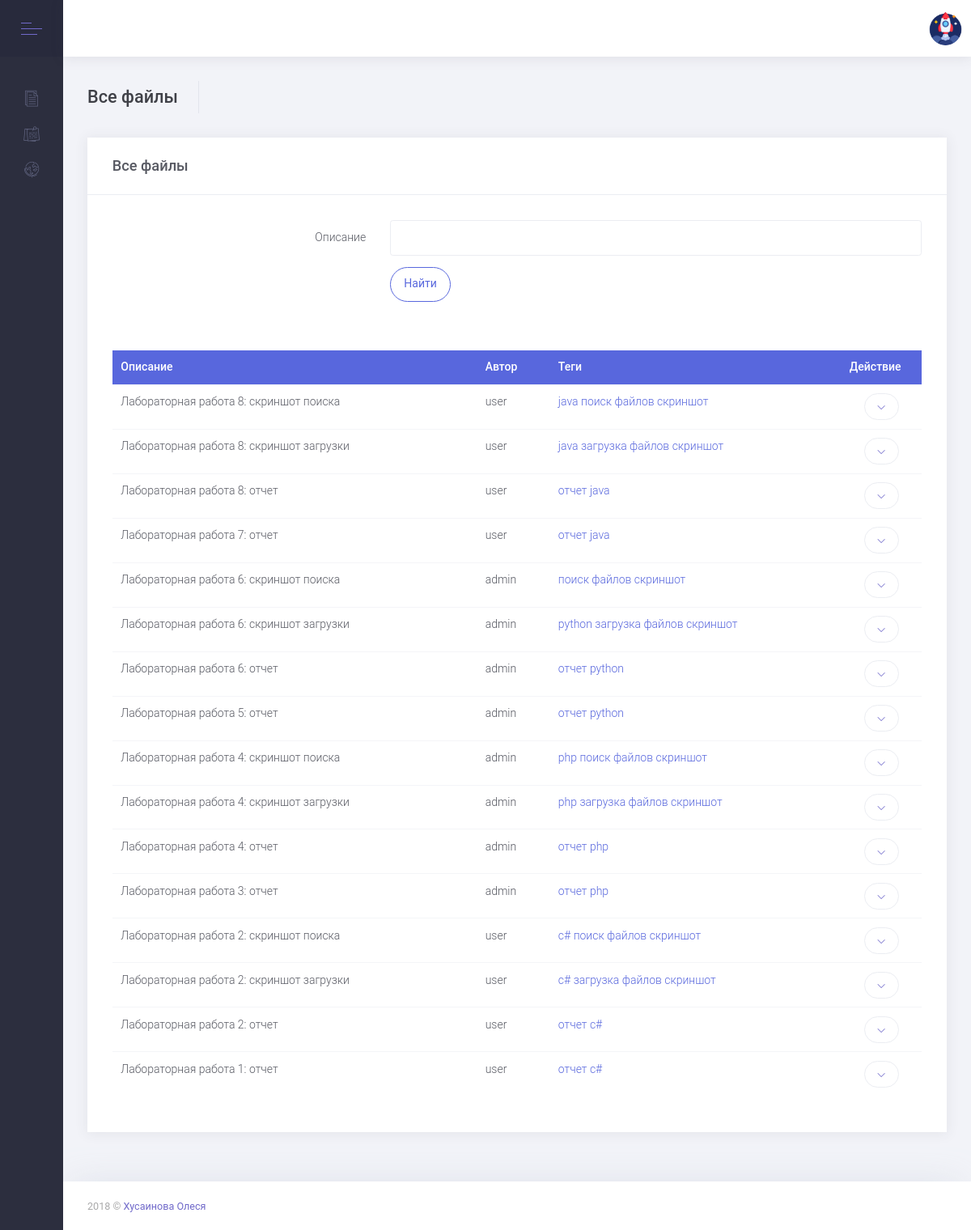
The page / on the database its author committed.
### uploader/models.py (models this page shows, shortened)
class Post(models.Model):
    author = models.ForeignKey(
        'auth.User',
        on_delete=models.CASCADE
    )
    title = models.CharField(
        max_length=255
    )
    created_at = models.DateTimeField(
        auto_now_add=True,
        verbose_name='Время создания'
    )
    tags = models.ManyToManyField(Tag, blank=True)
    upload = models.FileField(
        upload_to='files/%Y/%m/%d',
        blank=True,
        null=True)

class Tag(models.Model):
    name = models.CharField(
        max_length=20
    )
    def __str__(self):
        return self.name

### uploader/views.py (the view)
# urls.py: path('', views.PostList.as_view(), name='post_list'),
class PostList(generic.ListView):
    model = Post
    template_name = 'post/post_list.html'
    context_object_name = 'posts'
    def get_queryset(self):
        query = self.request.GET.get('q')
        if query:
            return Post.objects.filter(title__icontains=query).order_by("-created_at")
        else:
            return Post.objects.all().order_by("-created_at")

### uploader/templates/post/post_list.html (shortened to what this page needs)
{% extends 'uploader/base.html' %}
{% block content %}
    <div class="m-subheader">
        <div class="d-flex align-items-center">
            <div class="mr-auto">
                <h3 class="m-subheader__title m-subheader__title--separator">Все файлы</h3>
            </div>
        </div>
    </div>
    <div class="m-content">
        <div class="m-portlet">
            <div class="m-portlet__head">
                <div class="m-portlet__head-caption">
                    <div class="m-portlet__head-title">
                        <h3 class="m-portlet__head-text">
                            Все файлы
                        </h3>
                    </div>
                </div>
            </div>
            <form method="GET" action="">
                <div class="m-portlet__body">
                    <div class="m-section">
                        <div class="m-section__content">
                            <div class="form-group row">
                                <label class="col-lg-4 col-form-label align-right">Описание</label>
                                <div class="col-lg-8">
                                    <input name="q" type="text" class="form-control m-input" />
                                </div>
                            </div>
                            <div class="form-group row m--margin-bottom-60">
                                <label class="col-lg-4 col-form-label"></label>
                                <div class="col-lg-8">
                                    <input type="submit" class="btn m-btn--pill btn-outline-primary" value="Найти"/>
                                </div>
                            </div>
                            <table class="table m-table m-table--head-bg-primary table-responsive-sm table-responsive-lg">
                                <thead>
                                    <tr>
                                        <th>Описание</th>
                                        <th>Автор</th>
                                        <th>Теги</th>
                                        <th width="100px">Действие</th>
                                    </tr>
                                </thead>
                                <tbody>
                                {% for post in posts %}
                                    <tr>
                                        <td>{{ post.title }}</td>
                                        <td>{{ post.author }}</td>
                                        <td>{% include "uploader/tag.html" with tags=post.tags.all %}
                                        <td class="align-center">
                                            <li class="m-portlet__nav-item m-dropdown m-dropdown--inline m-dropdown--arrow m-dropdown--align-right m-dropdown--align-push" m-dropdown-toggle="hover" aria-expanded="true">
                                                <a href="#" class="m-portlet__nav-link m-dropdown__toggle dropdown-toggle btn btn-sm m-btn--pill btn-secondary m-btn m-btn--label-brand"></a>
                                            </li>
                                        </td>
                                    </tr>
                                {% empty %}
                                    <tr>
                                        <td class="align-center m--padding-top-15" colspan="4">Файлы отсутствуют
                                            <i class="fa fa-frown"></i>
                                        </td>
                                    </tr>
                                {% endfor %}
                                </tbody>
                            </table>
                        </div>
                    </div>
                </div>
            </form>
        </div>
    </div>
{% endblock %}

### uploader/templates/uploader/base.html (shortened to what this page needs)
{% load staticfiles %}
<!DOCTYPE html>
<html lang="en" >
    <head>
        <link href="{% static 'assets/vendors/base/vendors.bundle.css' %}"
              rel="stylesheet"
              type="text/css" />
        <link href="{% static 'assets/demo/default/base/style.bundle.css' %}"
              rel="stylesheet"
              type="text/css" />
        <link href="{% static 'assets/vendors/custom/fullcalendar/fullcalendar.bundle.css' %}"
              rel="stylesheet"
              type="text/css" />
        <link href="https://use.fontawesome.com/releases/v5.5.0/css/all.css" rel="stylesheet">
        <link href="{% static 'style.css' %}"
              rel="stylesheet"
              type="text/css" />
    </head>
    <body class="m-page--fluid m--skin- m-content--skin-light2 m-header--fixed m-header--fixed-mobile m-aside-left--enabled m-aside-left--skin-dark m-aside-left--fixed m-aside-left--offcanvas m-aside-left--minimize m-brand--minimize m-footer--push m-aside--offcanvas-default"  >
    <div class="m-grid m-grid--hor m-grid--root m-page">
        <header id="m_header" class="m-grid__item    m-header "  m-minimize-offset="200" m-minimize-mobile-offset="200" >
            <div class="m-container m-container--fluid m-container--full-height">
                <div class="m-stack m-stack--ver m-stack--desktop">
                    <div class="m-stack__item m-brand  m-brand--skin-dark ">
                        <div class="m-stack m-stack--ver m-stack--general">
                            <div class="m-stack__item m-stack__item--middle m-brand__tools">
                                <a class="m-brand__icon m-brand__toggler m-brand__toggler--left m--visible-desktop-inline-block m-brand__toggler--active" href="javascript:;" id="m_aside_left_minimize_toggle"><span></span></a>
                            </div>
                        </div>
                    </div>
                    <div class="m-stack__item m-stack__item--fluid m-header-head" id="m_header_nav">
                        <div class="m-topbar m-stack m-stack--ver m-stack--general m-stack--fluid" id="m_header_topbar">
                            <div id="m_header_topbar" class="m-topbar  m-stack m-stack--ver m-stack--general m-stack--fluid">
                                <div class="m-stack__item m-topbar__nav-wrapper">
                                    <ul class="m-topbar__nav m-nav m-nav--inline">
                                        <li class="m-nav__item m-topbar__user-profile m-topbar__user-profile--img m-dropdown m-dropdown--medium m-dropdown--arrow m-dropdown--header-bg-fill m-dropdown--align-right m-dropdown--mobile-full-width m-dropdown--skin-light" m-dropdown-toggle="click" aria-expanded="true">
                                            <a href="#" class="m-nav__link m-dropdown__toggle">
                                                    <span class="m-topbar__userpic">
                                                    <img src="{% static 'assets/demo/default/media/img/misc/project.png' %}" class="m--img-rounded m--marginless" alt="">
                                                </span>
                                            </a>
                                        </li>
                                    </ul>
                                </div>
                            </div>
                        </div>
                    </div>
                </div>
            </div>
        </header>
        <div class="m-grid__item m-grid__item--fluid m-grid m-grid--ver-desktop m-grid--desktop m-body">
            <div class="m-grid__item m-aside-left m-aside-left--skin-dark" id="m_aside_left">
                <div class="m-aside-menu m-aside-menu--skin-dark m-aside-menu--submenu-skin-dark" id="m_ver_menu" style="position: relative;">
                    <ul class="m-menu__nav m-menu__nav--dropdown-submenu-arrow">
                        <li aria-haspopup="true" class="m-menu__item">
                            <a class="m-menu__link" href="/">
                                <i class="m-menu__link-icon flaticon-file-2"></i>
                            </a>
                        </li>
                        <li aria-haspopup="true" class="m-menu__item">
                            <a class="m-menu__link" href="{% url 'tag_list' %}">
                                <i class="m-menu__link-icon flaticon-notes"></i>
                            </a>
                        </li>
                        <li aria-haspopup="true" class="m-menu__item">
                            <a class="m-menu__link" href="{% url 'about' %}">
                                <i class="m-menu__link-icon flaticon-earth-globe"></i>
                            </a>
                        </li>
                    </ul>
                </div>
            </div>
            <div class="m-grid__item m-grid__item--fluid m-wrapper">
                {% block content %}
                {% endblock %}
            </div>
        </div>
    <footer class="m-grid__item m-footer">
        <div class="m-container m-container--fluid m-container--full-height m-page__container">
            <div class="m-stack m-stack--flex-tablet-and-mobile m-stack--ver m-stack--desktop">
                <div class="m-stack__item m-stack__item--left m-stack__item--middle m-stack__item--last">
                    <span class="m-footer__copyright">2018 &copy; <a class="m-link" href="mailto:freckled.cellofun@gmail.com">Хусаинова Олеся</a></span>
                </div>
            </div>
        </div>
    </footer>
    </div>
    </body>
</html>

### uploader/templates/uploader/tag.html
{% for tag in tags %}
<a href="{% url 'tag_detail' tag.name %}">{{ tag }}</a>
{% endfor %}

### uploader/static/style.css (style rules this page uses)
.m-section { margin: 0!important; }
.align-right { text-align: right; }
.align-center { text-align: center; }

### rows shown on the page
Post: title "Лабораторная работа 8: скриншот поиска", author "user"
Tag: name "java"
Tag: name "поиск файлов"
Tag: name "скриншот"
Post: title "Лабораторная работа 8: скриншот загрузки", author "user"
Tag: name "загрузка файлов"
Post: title "Лабораторная работа 8: отчет", author "user"
Tag: name "отчет"
Post: title "Лабораторная работа 7: отчет", author "user"
Post: title "Лабораторная работа 6: скриншот поиска", author "admin"
Post: title "Лабораторная работа 6: скриншот загрузки", author "admin"
Tag: name "python"
Post: title "Лабораторная работа 6: отчет", author "admin"
Post: title "Лабораторная работа 5: отчет", author "admin"
Post: title "Лабораторная работа 4: скриншот поиска", author "admin"
Tag: name "php"
Post: title "Лабораторная работа 4: скриншот загрузки", author "admin"
Post: title "Лабораторная работа 4: отчет", author "admin"
Post: title "Лабораторная работа 3: отчет", author "admin"
Post: title "Лабораторная работа 2: скриншот поиска", author "user"
Tag: name "c#"
Post: title "Лабораторная работа 2: скриншот загрузки", author "user"
Post: title "Лабораторная работа 2: отчет", author "user"
Post: title "Лабораторная работа 1: отчет", author "user"
